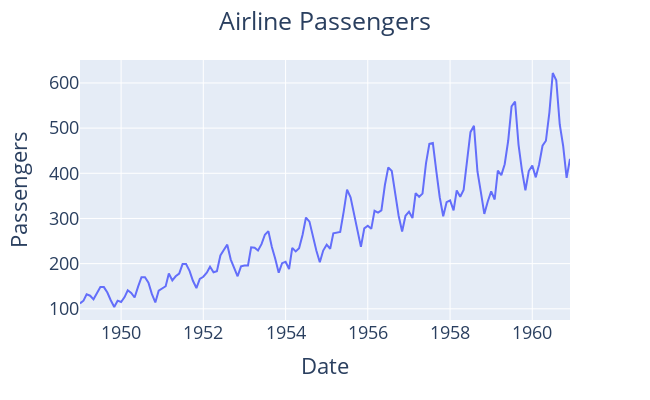

Notebook source saved alongside this figure:
### Code cell
fig = px.line(data, x=data.index, y='#Passengers',
              labels=({'#Passengers': 'Passengers', 'Month': 'Date'}))

fig.update_layout( font=dict(size=18),
                  title_text='Airline Passengers', width=650, title_x=0.5, height=400)

fig.show()

### Figure 1 — Plotly figure (JSON) as saved in the notebook; plotly's stock layout.template omitted (floating-point values rounded to 4 significant figures; data arrays with more than 128 entries replaced by an {"elided": "..."} marker saying what was removed)
{"data": [{"hovertemplate": "Date=%{x}<br>Passengers=%{y}<extra></extra>", "legendgroup": "", "line": {"color": "#636efa", "dash": "solid"}, "marker": {"symbol": "circle"}, "mode": "lines", "name": "", "orientation": "v", "showlegend": false, "type": "scatter", "x": {"elided": "144 str values"}, "xaxis": "x", "y": {"elided": "144 int values"}, "yaxis": "y"}], "layout": {"font": {"size": 18}, "height": 400, "legend": {"tracegroupgap": 0}, "margin": {"t": 60}, "title": {"text": "Airline Passengers", "x": 0.5}, "width": 650, "xaxis": {"anchor": "y", "domain": [0, 1], "title": {"text": "Date"}}, "yaxis": {"anchor": "x", "domain": [0, 1], "title": {"text": "Passengers"}}}}
